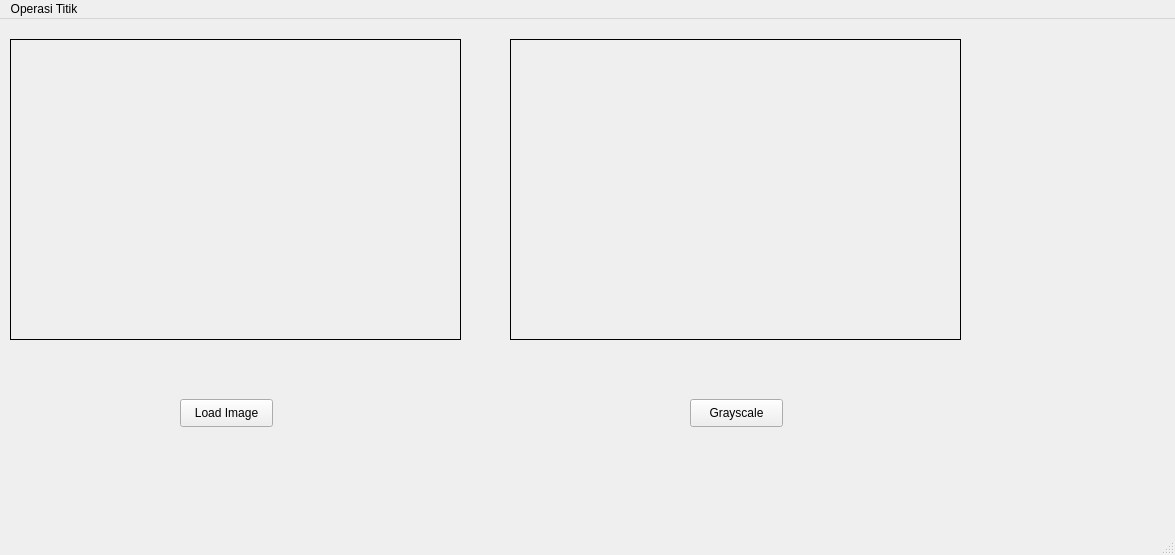
<?xml version="1.0" encoding="UTF-8"?>
<ui version="4.0">
 <class>MainWindow</class>
 <widget class="QMainWindow" name="MainWindow">
  <property name="geometry">
   <rect>
    <x>0</x>
    <y>0</y>
    <width>1175</width>
    <height>555</height>
   </rect>
  </property>
  <property name="windowTitle">
   <string>MainWindow</string>
  </property>
  <widget class="QWidget" name="centralwidget">
   <widget class="QLabel" name="imgLabel">
    <property name="geometry">
     <rect>
      <x>10</x>
      <y>20</y>
      <width>451</width>
      <height>301</height>
     </rect>
    </property>
    <property name="frameShape">
     <enum>QFrame::Box</enum>
    </property>
    <property name="text">
     <string/>
    </property>
   </widget>
   <widget class="QLabel" name="hasilLabel">
    <property name="geometry">
     <rect>
      <x>510</x>
      <y>20</y>
      <width>451</width>
      <height>301</height>
     </rect>
    </property>
    <property name="frameShape">
     <enum>QFrame::Box</enum>
    </property>
    <property name="text">
     <string/>
    </property>
   </widget>
   <widget class="QPushButton" name="loadButton">
    <property name="geometry">
     <rect>
      <x>180</x>
      <y>380</y>
      <width>93</width>
      <height>28</height>
     </rect>
    </property>
    <property name="text">
     <string>Load Image</string>
    </property>
   </widget>
   <widget class="QPushButton" name="grayButton">
    <property name="geometry">
     <rect>
      <x>690</x>
      <y>380</y>
      <width>93</width>
      <height>28</height>
     </rect>
    </property>
    <property name="text">
     <string>Grayscale</string>
    </property>
   </widget>
  </widget>
  <widget class="QMenuBar" name="menubar">
   <property name="geometry">
    <rect>
     <x>0</x>
     <y>0</y>
     <width>1175</width>
     <height>26</height>
    </rect>
   </property>
   <widget class="QMenu" name="menuOperasi_Titik">
    <property name="title">
     <string>Operasi Titik</string>
    </property>
    <addaction name="actionOperasi_Pencerahan"/>
    <addaction name="actionSimple_Contrast"/>
   </widget>
   <addaction name="menuOperasi_Titik"/>
  </widget>
  <widget class="QStatusBar" name="statusbar"/>
  <action name="actionOperasi_Pencerahan">
   <property name="text">
    <string>Operasi Pencerahan</string>
   </property>
  </action>
  <action name="actionSimple_Contrast">
   <property name="text">
    <string>Simple Constrast</string>
   </property>
  </action>
 </widget>
 <resources/>
 <connections/>
</ui>
